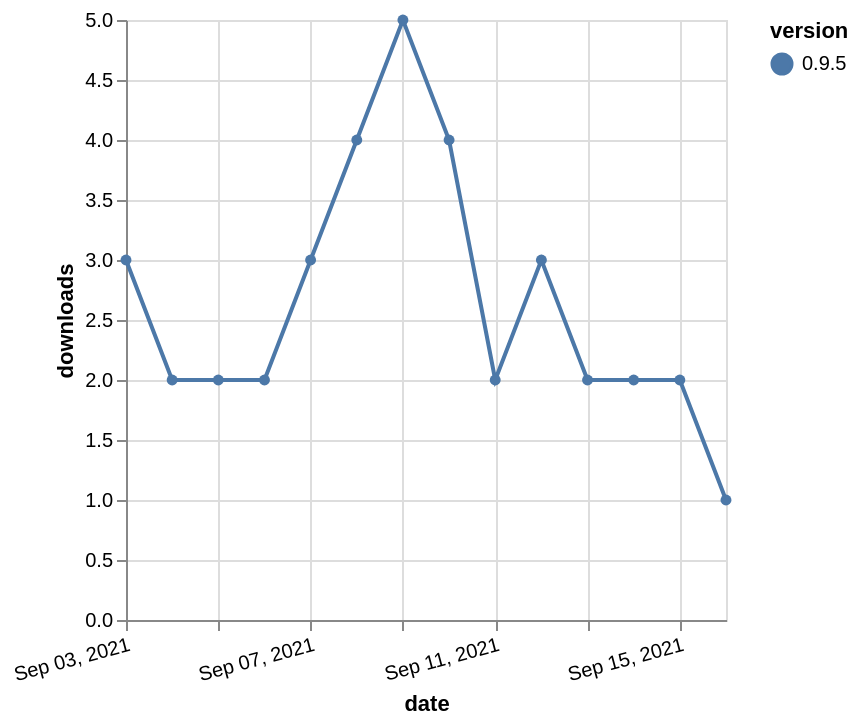

The Vega-Lite source for this figure:
### Vega-Lite specification from a JSON file in a GitHub repository (floating-point values rounded to 4 significant figures)
{"$schema": "https://vega.github.io/schema/vega-lite/v5.json", "description": "A simple bar chart with embedded data.", "data": {"values": [{"date": "2021-09-03", "total": 4969, "delta": 3, "version": "0.9.5"}, {"date": "2021-09-04", "total": 4971, "delta": 2, "version": "0.9.5"}, {"date": "2021-09-05", "total": 4973, "delta": 2, "version": "0.9.5"}, {"date": "2021-09-06", "total": 4975, "delta": 2, "version": "0.9.5"}, {"date": "2021-09-07", "total": 4978, "delta": 3, "version": "0.9.5"}, {"date": "2021-09-08", "total": 4982, "delta": 4, "version": "0.9.5"}, {"date": "2021-09-09", "total": 4987, "delta": 5, "version": "0.9.5"}, {"date": "2021-09-10", "total": 4991, "delta": 4, "version": "0.9.5"}, {"date": "2021-09-11", "total": 4993, "delta": 2, "version": "0.9.5"}, {"date": "2021-09-12", "total": 4996, "delta": 3, "version": "0.9.5"}, {"date": "2021-09-13", "total": 4998, "delta": 2, "version": "0.9.5"}, {"date": "2021-09-14", "total": 5000, "delta": 2, "version": "0.9.5"}, {"date": "2021-09-15", "total": 5002, "delta": 2, "version": "0.9.5"}, {"date": "2021-09-16", "total": 5003, "delta": 1, "version": "0.9.5"}]}, "width": "container", "mark": {"type": "line", "point": {"filled": true}}, "encoding": {"x": {"field": "date", "type": "temporal", "timeUnit": "yearmonthdate", "title": "date", "axis": {"labelAngle": -15}}, "y": {"field": "delta", "type": "quantitative", "title": "downloads"}, "color": {"field": "version", "type": "nominal"}, "tooltip": {"field": "delta"}}}
